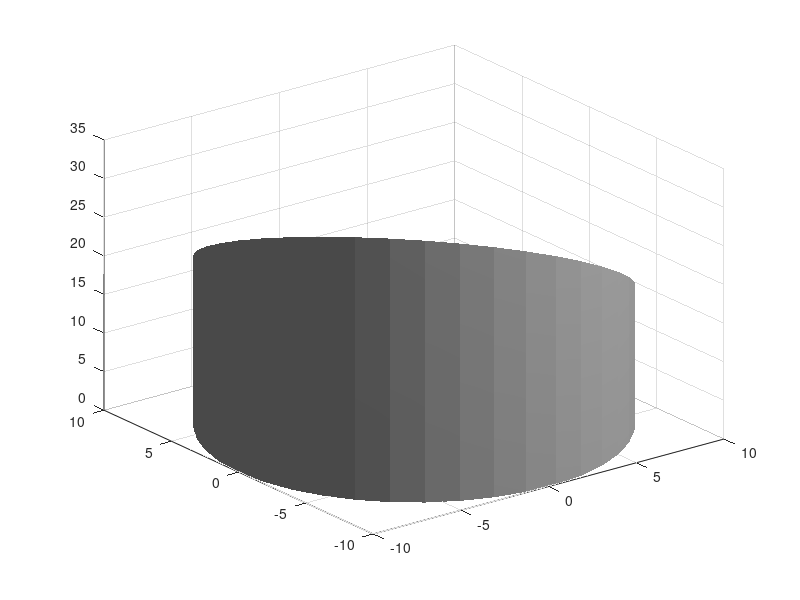

This figure's MATLAB source:
r=10; % cylinder radius
sect=40; % number of sectors of cylinder base
% Plane equation: A*(x-x0)+B*(y-y0)+C*(z-z0)=0
vd=[1 1 1]; % vd=[A B C];
v0=[0,0,20]; % v0=[x0 y0 z0];
fi=linspace(-pi,pi,sect);
x=r*cos(fi);
y=r*sin(fi);
z=1/vd(3)*(-vd(1)*(x-v0(1))-vd(2)*(y-v0(2)))+v0(3);
zM=max(z);
zm=min(z);
if zM*zm >= 0
   zb=zeros(1,sect);
else
   zb=zm*ones(1,sect);
end
X=[x;x];
Y=[y;y];
Z=[zb;z];
surf(X,Y,Z)
shading interp
colormap([.8 .8 .8])
camlight('right','local')
